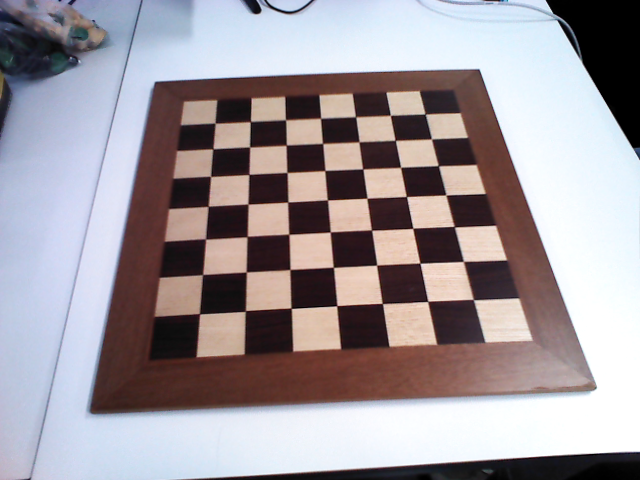
#> input picture scripts/vaishakh_scripts/Static_images/empty_chess_board.png, 640 x 480 px, found by its file name
$ python image_processing.py   (older library calls are emulated)
#> lines starting #> are read from the running program, lines starting #| are printed output that depends on the picture; after the words box and inside, x2 and y2 are one past the last pixel; in counts of white or black regions, pixels touching at a corner belong together
#> further down, img is the input picture: shape (480, 640, 3); mean B, G, R 156.6, 151.4, 159.1
### scripts/vaishakh_scripts/perceptionLineClass.py
import cv2
import numpy as np


class Line:
    def __init__(self, x1, y1, x2, y2):
        """
        Holds the lines gradient, two points and some other information.
        """
        self.x1 = x1
        self.y1 = y1
        self.x2 = x2
        self.y2 = y2

        self.dy = self.y2 - self.y1
        self.dx = self.x2 - self.x1
        self.centerH = (self.y1 + self.y2) / 2
        self.centerV = (self.x1 + self.x2) / 2
        self.center = (self.centerV, self.centerH)

        if abs(self.dx) > abs(self.dy):
            self.category = 'horizontal'
        else:
            self.category = 'vertical'

        self.c = -(self.x1 * self.y2 - self.x2 * self.y1)

    # [20 lines left out: functions draw, intersect, not called in this run]


def filterClose(lines, horizontal=True, threshold = 40):
    """
    Filters close lines.
    """
    if horizontal:
        item = 1
    else:
        item = 0

    i = 0
    ret = []

    while i < len(lines):
        itmp = i
        while i < len(lines) and (lines[i].center[item] - lines[itmp].center[item] < threshold):
            i += 1
        ret.append(lines[itmp + int((i - itmp) / 2)])
    return ret

### scripts/vaishakh_scripts/image_processing.py
#!/user/bin/env python2

#Python libs
import numpy as np
import cv2
import math
import sys
import operator
# user defined classes
from perceptionLineClass import Line, filterClose
from perceptionsquareClass import Square
# acessing directories
import os

#ROS libs/packs
# import rospy
# import ros_numpy

#ROS message
from sensor_msgs.msg import Image

PLAYCHESS_PKG_DIR = '/home/vaishakh/playchess/scripts/vaishakh_scripts/Static_images'


class image_processing():
    def __init__(self):
        self.debug = 0

    #Canny edge function
    def cannyEdgeDetection(self, img):
        '''
        canny edge detection
        1. used in image_analysis befor findContour
        '''
        edges =cv2.Canny(img,
                         25,    # min_threshold: adjusting it helps to distinguish beteween brown boundary and black  square near to it
                         255
                        )

        #DEBUG
        if self.debug:
            cv2.imshow('Canny',edges)
            cv2.waitKey(0)

        return edges

    # Hough line
    def categoriseLines(self, lines):
        '''
        used to sort lines  in Haugh lines as horizontal and vertical. Then sort the lines based on their respective center (ascending)
        '''
        horizontal = []
        vertical = []
        for i in range(len(lines)):
            if lines[i].category == 'horizontal':
                horizontal.append(lines[i])
            else:
                vertical.append(lines[i])


        horizontal = sorted(horizontal, key=operator.attrgetter('centerH'))
        vertical = sorted(vertical, key=operator.attrgetter('centerV'))

        return horizontal,vertical

    def houghLines(self, edges, img, thresholdx=40, minLineLengthy=100, maxLineGapz=50):
        """
        Detects Hough lines
        edge- o/p of canny
        """

        # Detect hough lines
        lines = cv2.HoughLinesP(edges, rho=1, theta=1 * np.pi / 180, threshold=thresholdx, minLineLength=minLineLengthy, maxLineGap=maxLineGapz)
        N = lines.shape[0]

        # Draw lines on image
        New = []
        for i in range(N):
            x1 = lines[i][0][0]
            y1 = lines[i][0][1]
            x2 = lines[i][0][2]
            y2 = lines[i][0][3]

            New.append([x1,y1,x2,y2])

        lines = [Line(x1=New[i][0],y1= New[i][1], x2= New[i][2], y2=New[i][3]) for i in range(len(New))]

        # Categorise the lines into horizontal or vertical
        horizontal, vertical = self.categoriseLines(lines)
        # Filter out close lines based to achieve 9

        # STANDARD THRESHOLD SHOULD BE 20
        ver = filterClose(vertical, horizontal=False, threshold=20)
        hor = filterClose(horizontal, horizontal=True, threshold=20)

        '''
        Adjusting arguments of cv2.HoughLinesP
        '''

        # DEBUG TO SHOW LINES
        print(len(ver))
        print(len(hor))
        if self.debug:
            debugImg = img.copy()
            self.drawLines(debugImg, ver)
            self.drawLines(debugImg, hor)
            cv2.imshow(" Hough Lines Found", debugImg)
            cv2.waitKey(0)

        return hor, ver

    # [9 lines left out: function drawLines, not called in this run]

    # Intersections
    def findIntersections(self, horizontals,verticals, image):
        '''
        Finds intersections between Hough lines and filters out close points.
        '''
        intersections = []

        # Find the intersection points
        for horizontal in horizontals:
            for vertical in verticals:
                d = horizontal.dy*vertical.dx-horizontal.dx*vertical.dy
                dx = horizontal.c*vertical.dx-horizontal.dx*vertical.c
                dy=horizontal.dy*vertical.c-horizontal.c*vertical.dy

                if d != 0:
                    x =abs(int(dx/d))
                    y= abs(int(dy/d))
                else:
                    return False

                intersections.append((x,y))
        if self.debug:
            print("")
            print("We have found: " + str(len(intersections)) + " intersections.")
            print("")
            debugImg = image.copy()

            for intersection in intersections:
                cv2.circle(debugImg, intersection, 10, 255, 1)

            cv2.imshow("Intersections Found", debugImg)
            cv2.waitKey(0)
        ### FILTER

        # Filtering intersection points
        minDistance = 10
        '''
        lowering minDistance can help find corners far from tiago due to perspective distortion '''

        # Only works if you run it several times -- WHY? Very inefficient
        # Now also works if run only once so comment the loop out
        for i in range(4):
            for intersection in intersections:
                for neighbor in intersections:
                    distanceToNeighbour = np.sqrt((intersection[0] - neighbor[0]) ** 2 + (intersection[1] - neighbor[1]) ** 2)
                    # Check that it's not comparing the same ones
                    if distanceToNeighbour < minDistance and intersection != neighbor:
                        intersections.remove(neighbor)

        # We still have duplicates for some reason. We'll now remove these
        filteredIntersections = []
        # Duplicate removal
        seen = set()
        for intersection in intersections:
            # If value has not been encountered yet,
            # ... add it to both list and set.
            if intersection not in seen:
                filteredIntersections.append(intersection)
                seen.add(intersection)
        if self.debug:
            print("")
            print("We have filtered: " + str(len(filteredIntersections)) + " intersections.")
            print("")

            debugImg =image.copy()

            for intersection in filteredIntersections:
                cv2.circle(debugImg, intersection, 10, (0,0,255), 1)
            cv2.imshow("filtered_intersections", debugImg)
            cv2.waitKey(0)

        return filteredIntersections

    #Assign Intersection
    def assignIntersections(self, image, intersections):
        """
        Takes the filtered intersections and assigns them to a list containing nine sorted lists, each one representing
        one row of sorted corners. The first list for instance contains the nine corners of the first row sorted
        in an ascending fashion. This function necessitates that the chessboard's horizontal lines are exactly
        horizontal on the camera image, for the purposes of row assignment.
        """

        # Corners array / Each list in list represents a row of corners
        corners = []


        '''
        key = lambda for sorting x wrt the second element here the secon element is y-co-ordinate of the points '''


        for row in corners:
             row.sort(key=lambda x: x[0])
        '''
        above code use ule if chess board parallel to camera
        '''
        # Sort auatomaticall in order left to right top to bot saved in a list
        print(intersections)
        print('end')

        print(intersections)


        del intersections[0:11]
        del intersections[-11:len(intersections)]
        del intersections[0:len(intersections):11]
        del intersections[9:len(intersections):10]

        print(type(intersections))


        ## DEBUG
        if self.debug:

            print(intersections)


            cornerCounter = 0

            debugImg = image.copy()
            #for row in corners:
            for corner in intersections:
                #for corner in row:
                    # cv2.circle(debugImg, corner, 10, (0,255,0), 1)
                    # cornerCounter += 1
                 cv2.circle(debugImg, corner, 10, (0,255,0), 1)
                 cornerCounter += 1

            cv2.imshow("Final Corners", debugImg)


            print("")
            print("There are: " + str(cornerCounter) + " corners that were found.")
            print("")


        return intersections, image

        #Trackbar for setting the Hough parameters
    def track_bar(self,img,canny_img,intersections):
        '''
        for mannually setting up values of Hough parameter to corretly detect the square corners
        '''
        def call_back(x):
            pass


        cv2.namedWindow('adjust_Hough_parameter', cv2.WINDOW_NORMAL)
        cv2.createTrackbar('threshold','adjust_Hough_parameter',40, 200, call_back)
        cv2.createTrackbar('min_line_length','adjust_Hough_parameter',100, 200, call_back)
        cv2.createTrackbar('max_line_gap','adjust_Hough_parameter',50, 200, call_back)
        cv2.createTrackbar('off','adjust_Hough_parameter',0, 1, call_back)
        switch = '0 : NOT_ACTIVE \n 1 : ACTIVE'
        cv2.createTrackbar(switch,'adjust_Hough_parameter',0, 1, call_back)
        off=0
        while(off!=1):
                track_img = img.copy()
                cornerCounter = 0
                for corner in intersections:
                    #for corner in row:
                        # cv2.circle(debugImg, corner, 10, (0,255,0), 1)
                        # cornerCounter += 1
                    cv2.circle(track_img, corner, 10, (0,255,255), 1)
                    cornerCounter += 1
                cv2.imshow('adjust_Hough_paramete', track_img)
                cv2.waitKey(30)
                s=cv2.getTrackbarPos(switch,'adjust_Hough_parameter')

                if s == 0:
                    pass
                else:
                    off=cv2.getTrackbarPos('off','adjust_Hough_parameter')
                    thresholdx= cv2.getTrackbarPos('threshold','adjust_Hough_parameter')
                    minLineLengthy=cv2.getTrackbarPos('min_line_length','adjust_Hough_parameter')
                    maxLineGapz=cv2.getTrackbarPos('max_line_gap','adjust_Hough_parameter')

                    hor,ver = self.houghLines(canny_img,img,thresholdx,minLineLengthy,maxLineGapz)
                    intersections = self.findIntersections(hor,ver,img)
                    corner, image = self.assignIntersections(img, intersections)


    # Image_preprocessing
    def preprocessing(self, img,kernelG=5):
        '''
        input image -> GaussianBlur -> Gray -> Adaptive Thrusholding
        '''
#> called with kernelG = 5
        img = cv2.GaussianBlur(img,(kernelG,kernelG),0)

        # Convert to grayscale
        gray = cv2.cvtColor(img, cv2.COLOR_RGB2GRAY)
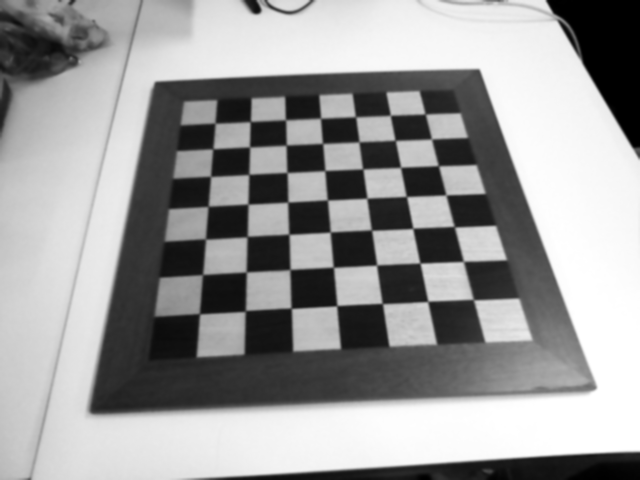
#> gray: shape (480, 640); min 0, max 255, mean 153.9

        adaptiveThresh = cv2.adaptiveThreshold(gray, 255, cv2.ADAPTIVE_THRESH_GAUSSIAN_C, cv2.THRESH_BINARY, 115, 1)
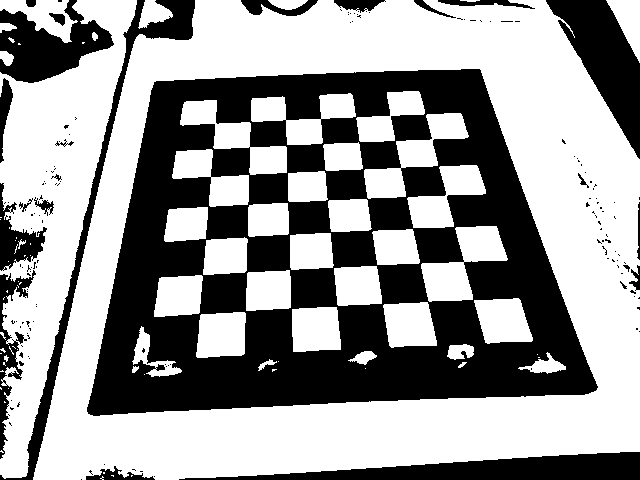
#> adaptiveThresh: shape (480, 640); 59.4% white; 152 black regions (128 under 20 px), largest, box (x1, y1, x2, y2) and area: (87, 69, 598, 416) 94310, (179, 452, 640, 480) 6709, (546, 0, 640, 159) 6478
#> in cannyEdgeDetection, `edges =cv2.Canny(img, 25,`:
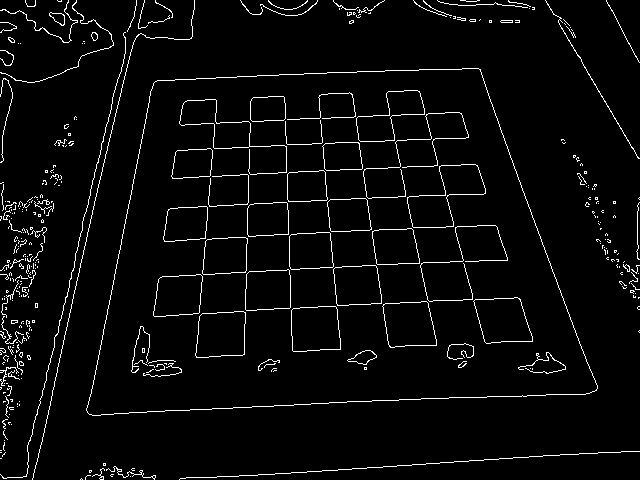
#> edges: shape (480, 640); 3.8% white in thin lines or dots

        # Show  images for debug
        if self.debug:
            cv2.imshow('Gray',gray)
            cv2.imshow("Adaptive_Thresholded",adaptiveThresh)
            cv2.waitKey(0)

        return adaptiveThresh

    # Image analysis
    def image_analysis(self, img, preprocessed_img):
        '''
        finding the contours in the chessboard, filter the largest one and masks it

        '''
        ### Chessboard counter extration

        # # canny edge detection
        #preprocessed_img = self.cannyEdgeDetection(preprocessed_img)


        #Find countours

        imgC, contours, hierarchy = cv2.findContours(preprocessed_img, cv2.RETR_TREE, cv2.CHAIN_APPROX_SIMPLE)
#> contours = 419 contours, 363 with area under 20; largest, box (x1, y1, x2, y2) and area: (86, 68, 598, 416) 137948, (86, 68, 598, 416) 137947, (407, 164, 486, 228) 2455, (407, 164, 486, 228) 2452, (473, 297, 533, 344) 2050

        #copy image
        imgContours = img.copy()

        for i in range (len(contours)):
            # Area
            area = cv2.contourArea(contours[i])
            #Peremeter
            perimeter = cv2.arcLength(contours[i], True)
            ''' finding largest counter
                1. avoide zero error
                2. largest contour has largest ratio'''
            if i == 0:
                Lratio = 0
            if perimeter > 0:
                ratio = area/perimeter
                if ratio > Lratio:
                    largest =contours[i]
                    Lratio = ratio
                    Lperimeter = perimeter
                    Larea = area
                else:
                    pass
#> this loop made 419 passes
#> (area, perimeter, ratio) on pass 10: (27, 181.3, 0.149)
#> after the loop, Larea = 137947; Lperimeter = 1580.9; largest = contour of 457 points, box (x1, y1, x2, y2) (86, 68, 598, 416), area 137947
        # DEBUG
        color = (255,0,0)
        if self.debug:
            cv2.drawContours(imgContours,[largest],-1,color,2)

        #approximation factor
        epsilon = 0.1 *Lperimeter
#> epsilon = 158.1

        # approximating a poligon for chess board edges
        chessboardEdge = cv2.approxPolyDP(largest, epsilon,True)
#> chessboardEdge = [[480, 70], [594, 391], [87, 412], [155, 81]]

        #DEBUG
        if self.debug:
            cv2.drawContours(imgContours, [chessboardEdge], -1, color, 2)
            cv2.imshow('contours_in_image',imgContours)
            cv2.waitKey(0)


        # creating ROI
        roi = cv2.polylines(imgContours,[chessboardEdge],True,(0,255,255),thickness=3)
        # showing filtered contour image
        #DEBUG
        if self.debug:
            cv2.imshow('Filtered_contour',imgContours)
            cv2.waitKey(0)

        #creating a mask
        mask = np.zeros((img.shape[0], img.shape[1]),'uint8')* 125

        # copy chess board edges as a filled white polygon
        cv2.fillConvexPoly(mask,chessboardEdge, 255, 1)
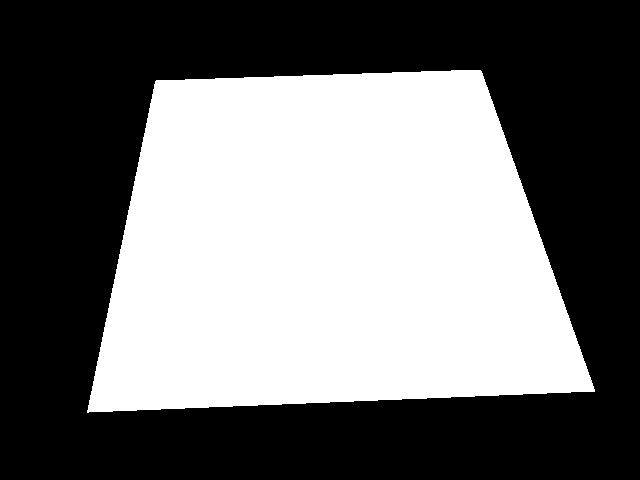
#> mask: shape (480, 640); 44.5% white; 1 white region, box (x1, y1, x2, y2) and area: (87, 70, 595, 413) 136817
        #coping the chess board to mask
        extracted = np.zeros_like(img)
        extracted[mask ==255] = img[mask == 255]
        #making mask green check later
        # extracted[np.where((extracted == [125, 125, 125]).all(axis=2))]= [0, 0, 20]
        # # add same colored line to remove chess board edges
        cv2.polylines(extracted, [chessboardEdge], True, (0, 255, 0), thickness=5)
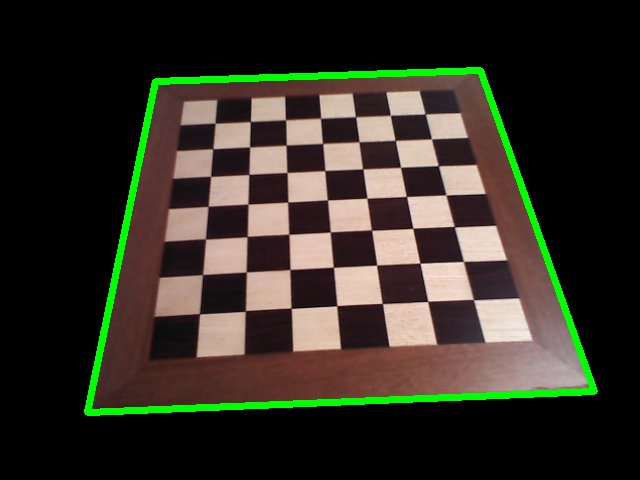
#> extracted: shape (480, 640, 3); mean B, G, R 36.8, 47.9, 50.5


        #chessboardEdge = chessboardEdge[0][0]
        #DEBUD
        if self.debug:
            print('chessBord edges')
            print(chessboardEdge)
            #cv2.imshow("1 Masked", extracted)
            cv2.waitKey(0)

        return extracted,chessboardEdge

    #Square Instantiation
    # [38 lines left out: function makeSquares, not called in this run]


 #MAIN

if __name__ == "__main__":

    img = cv2.imread('/home/vaishakh/playchess/scripts/vaishakh_scripts/Static_images/empty_chess_board.png')
    ip = image_processing()
    preprocessed_img = ip.preprocessing(img)
    pre_canny = ip.cannyEdgeDetection(preprocessed_img)
    #Chessboard edges used to eliminate unwanted point in assign intersections function
    analysed_img, chessBoardEdges = ip.image_analysis(img,pre_canny)
#> chessBoardEdges = [[480, 70], [594, 391], [87, 412], [155, 81]]
    canny_img = ip.cannyEdgeDetection(analysed_img)
#> in cannyEdgeDetection (call 2), `edges =cv2.Canny(img, 25,`:
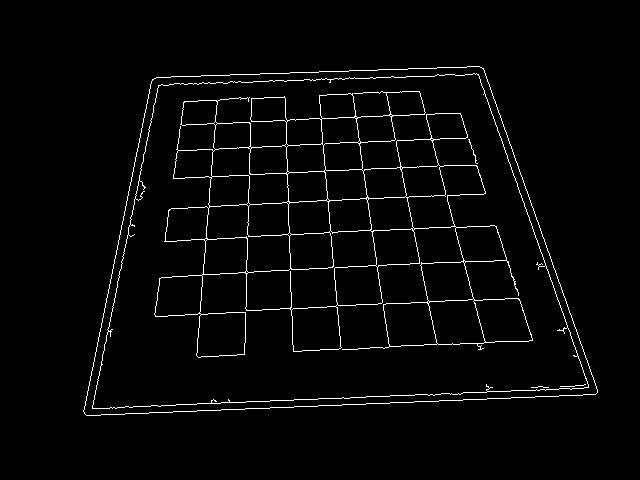
#> edges: shape (480, 640); 2.6% white in thin lines or dots, all inside (x1, y1, x2, y2) = (83, 66, 598, 416)
    hor,ver = ip.houghLines(canny_img,img)
#> in houghLines, `lines = cv2.HoughLinesP(edges, rho=1, theta=1 * np.pi / 180, threshold..`: lines = 43 rows, first 6: [124, 211, 526, 189], [156, 77, 479, 66], [118, 243, 455, 226], [317, 79, 340, 346], [142, 124, 498, 112], [349, 70, 396, 402]
#> the loop in houghLines, `for i in range(N):` made 43 passes
#> after the loop in houghLines, `for i in range(N):`: New = 43 items, first 6: [124, 211, 526, 189], [156, 77, 479, 66], [118, 243, 455, 226], [317, 79, 340, 346], [142, 124, 498, 112], [349, 70, 396, 402]
#> in __init__, `self.x1 = x1`: self.x1 = 124
#> in __init__, `self.y1 = y1`: self.y1 = 211
#> in __init__, `self.x2 = x2`: self.x2 = 526
#> in __init__, `self.y2 = y2`: self.y2 = 189
#> in __init__, `self.dy = self.y2 - self.y1`: self.dy = -22
#> in __init__, `self.dx = self.x2 - self.x1`: self.dx = 402
#> in __init__, `self.centerH = (self.y1 + self.y2) / 2`: self.centerH = 200
#> in __init__, `self.centerV = (self.x1 + self.x2) / 2`: self.centerV = 325
#> in __init__, `self.center = (self.centerV, self.centerH)`: self.center = (325, 200)
#> in __init__, `self.c = -(self.x1 * self.y2 - self.x2 * self.y1)`: self.c = 87550
#> the loop in categoriseLines, `for i in range(len(lines)):` made 43 passes
#> the loop in filterClose, `while i < len(lines):` made 13 passes
#> the loop in filterClose (call 2), `while i < len(lines):` made 11 passes
#| 13
#| 11
    intersections = ip.findIntersections(hor,ver,img)
#> the loop in findIntersections, `for horizontal in horizontals:` made 11 passes
#> the loop in findIntersections, `for intersection in intersections:` made 121 passes
#> intersection on passes 1 to 8: (160, 84), (185, 83), (217, 82), (252, 81), (283, 80), (317, 79), (350, 78), (383, 77)
    corner, image = ip.assignIntersections(img, intersections)
#> (printed output is left out)
#> (printed output is left out)
#| <class 'list'>
    ip.track_bar(img,canny_img,corner)
#> the loop in track_bar, `for corner in intersections:` made 81 passes
#> corner on passes 1 to 8: (183, 101), (216, 99), (252, 97), (284, 96), (318, 94), (352, 92), (385, 90), (416, 89)
#> after the loop in track_bar, `for corner in intersections:`:
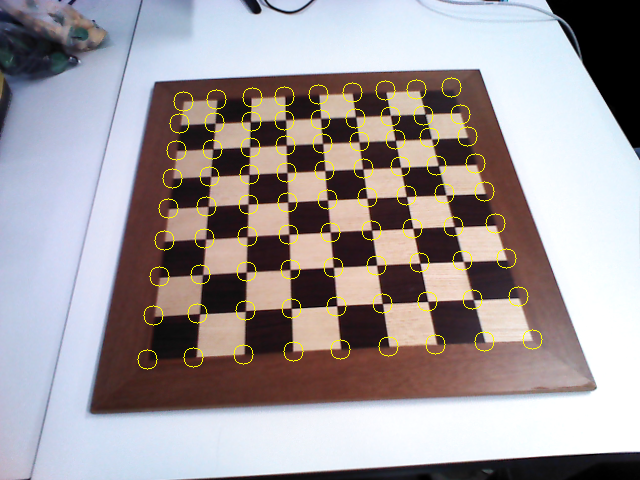
#> track_img: shape (480, 640, 3); 1.48% of pixels changed, all inside (x1, y1, x2, y2) = (137, 77, 543, 370)


    #ip.makeSquares(corner,image)
    cv2.imshow('Finalimg',analysed_img)
    cv2.waitKey(0)
    cv2.destroyAllWindows()
